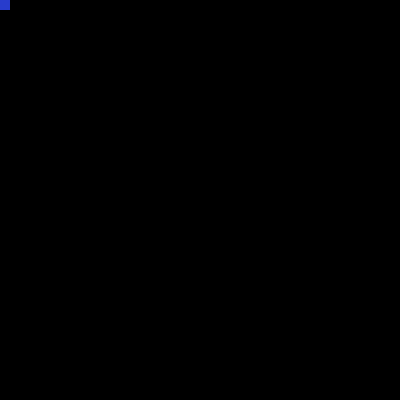
Frame 1 (no input)
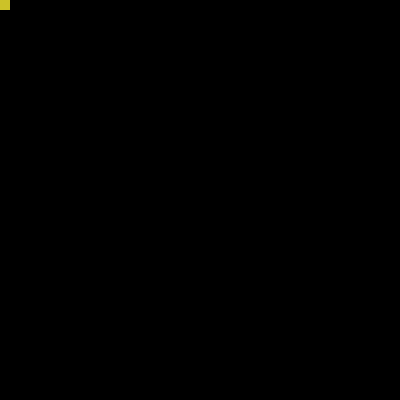
Frame 60 (the mouse pressed at the canvas centre just before this capture)
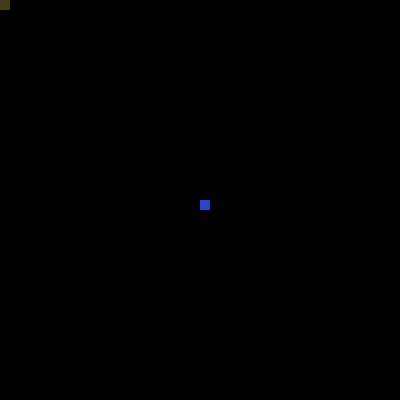
Frame 120 (the mouse held since frame 60 and released just before this capture)

The Processing sketch that drew these frames (run headless with seeded random() and noise(); from frame 60 on, the mouse is pressed at the canvas centre):

// Processing sketch: min1
// ── min1.pde
void setup() {
  size(400, 400);
  background(0);
  noStroke();
  colorMode(HSB,100);
  noCursor();
}

void draw() {
  fill(0, 2);
  rect(0, 0, width, height);
  fill(random(100),80,80);
  rect(int(mouseX/10)*10,int(mouseY/10)*10,10,10);
}
